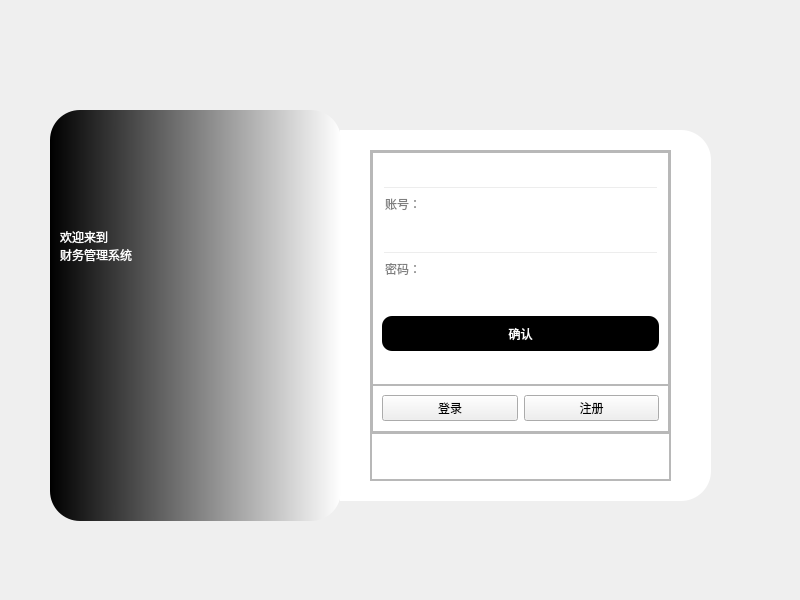
<?xml version="1.0" encoding="UTF-8"?>
<ui version="4.0">
 <class>LoginWindow</class>
 <widget class="QMainWindow" name="LoginWindow">
  <property name="geometry">
   <rect>
    <x>0</x>
    <y>0</y>
    <width>800</width>
    <height>600</height>
   </rect>
  </property>
  <property name="windowTitle">
   <string>MainWindow</string>
  </property>
  <widget class="QWidget" name="centralwidget">
   <widget class="QFrame" name="frame_2">
    <property name="geometry">
     <rect>
      <x>340</x>
      <y>130</y>
      <width>371</width>
      <height>371</height>
     </rect>
    </property>
    <property name="styleSheet">
     <string notr="true">#frame_2{
background-color: rgb(255, 255, 255);
border-top-right-radius:30px;
border-bottom-right-radius:30px;
}</string>
    </property>
    <property name="frameShape">
     <enum>QFrame::StyledPanel</enum>
    </property>
    <property name="frameShadow">
     <enum>QFrame::Raised</enum>
    </property>
    <widget class="QPushButton" name="pushButton">
     <property name="geometry">
      <rect>
       <x>320</x>
       <y>10</y>
       <width>51</width>
       <height>16</height>
      </rect>
     </property>
     <property name="styleSheet">
      <string notr="true">QPushButton{
    border:none;
}
QPushButton:hover{
	padding-bottom:5px;
}</string>
     </property>
     <property name="text">
      <string/>
     </property>
     <property name="icon">
      <iconset resource="res.qrc">
       <normaloff>:/icons/icons/1jpg.jpg</normaloff>:/icons/icons/1jpg.jpg</iconset>
     </property>
     <property name="iconSize">
      <size>
       <width>25</width>
       <height>25</height>
      </size>
     </property>
    </widget>
    <widget class="QFrame" name="frame_3">
     <property name="geometry">
      <rect>
       <x>30</x>
       <y>20</y>
       <width>301</width>
       <height>331</height>
      </rect>
     </property>
     <property name="minimumSize">
      <size>
       <width>301</width>
       <height>331</height>
      </size>
     </property>
     <property name="frameShape">
      <enum>QFrame::StyledPanel</enum>
     </property>
     <property name="frameShadow">
      <enum>QFrame::Raised</enum>
     </property>
     <layout class="QVBoxLayout" name="verticalLayout">
      <property name="spacing">
       <number>0</number>
      </property>
      <property name="leftMargin">
       <number>0</number>
      </property>
      <property name="topMargin">
       <number>0</number>
      </property>
      <property name="rightMargin">
       <number>0</number>
      </property>
      <property name="bottomMargin">
       <number>0</number>
      </property>
      <item>
       <widget class="QFrame" name="frame_4">
        <property name="sizePolicy">
         <sizepolicy hsizetype="Preferred" vsizetype="Expanding">
          <horstretch>0</horstretch>
          <verstretch>6</verstretch>
         </sizepolicy>
        </property>
        <property name="frameShape">
         <enum>QFrame::StyledPanel</enum>
        </property>
        <property name="frameShadow">
         <enum>QFrame::Raised</enum>
        </property>
        <layout class="QVBoxLayout" name="verticalLayout_2">
         <property name="spacing">
          <number>0</number>
         </property>
         <property name="leftMargin">
          <number>0</number>
         </property>
         <property name="topMargin">
          <number>0</number>
         </property>
         <property name="rightMargin">
          <number>0</number>
         </property>
         <property name="bottomMargin">
          <number>0</number>
         </property>
         <item>
          <widget class="QFrame" name="frame_6">
           <property name="sizePolicy">
            <sizepolicy hsizetype="Preferred" vsizetype="Expanding">
             <horstretch>0</horstretch>
             <verstretch>5</verstretch>
            </sizepolicy>
           </property>
           <property name="frameShape">
            <enum>QFrame::StyledPanel</enum>
           </property>
           <property name="frameShadow">
            <enum>QFrame::Raised</enum>
           </property>
           <layout class="QVBoxLayout" name="verticalLayout_3">
            <property name="spacing">
             <number>0</number>
            </property>
            <property name="leftMargin">
             <number>0</number>
            </property>
            <property name="topMargin">
             <number>0</number>
            </property>
            <property name="rightMargin">
             <number>0</number>
            </property>
            <property name="bottomMargin">
             <number>0</number>
            </property>
            <item>
             <widget class="QStackedWidget" name="stackedWidget_2">
              <property name="styleSheet">
               <string notr="true">QLineEdit{
	
	background-color: rgba(255, 255, 255,0);
}
QPushButton{
	
	background-color: rgb(0, 0, 0);
    
	color: rgb(255, 255, 255);
	border-radius:10px;
}
QPushButton:pressed{
	padding-top:5px;
	padding-left:5px;
}



</string>
              </property>
              <property name="currentIndex">
               <number>0</number>
              </property>
              <widget class="QWidget" name="page_login">
               <layout class="QVBoxLayout" name="verticalLayout_4">
                <item>
                 <widget class="QLineEdit" name="lineEdit_L_account">
                  <property name="minimumSize">
                   <size>
                    <width>0</width>
                    <height>35</height>
                   </size>
                  </property>
                  <property name="placeholderText">
                   <string>账号：</string>
                  </property>
                 </widget>
                </item>
                <item>
                 <widget class="QLineEdit" name="lineEdit_L_password">
                  <property name="minimumSize">
                   <size>
                    <width>0</width>
                    <height>35</height>
                   </size>
                  </property>
                  <property name="echoMode">
                   <enum>QLineEdit::Password</enum>
                  </property>
                  <property name="placeholderText">
                   <string>密码：</string>
                  </property>
                 </widget>
                </item>
                <item>
                 <widget class="QPushButton" name="pushButton_L_sure">
                  <property name="minimumSize">
                   <size>
                    <width>0</width>
                    <height>35</height>
                   </size>
                  </property>
                  <property name="text">
                   <string>确认</string>
                  </property>
                 </widget>
                </item>
               </layout>
              </widget>
              <widget class="QWidget" name="page_register">
               <layout class="QVBoxLayout" name="verticalLayout_5">
                <item>
                 <widget class="QLineEdit" name="lineEdit_R_account">
                  <property name="minimumSize">
                   <size>
                    <width>0</width>
                    <height>35</height>
                   </size>
                  </property>
                  <property name="text">
                   <string/>
                  </property>
                  <property name="placeholderText">
                   <string>账号：</string>
                  </property>
                 </widget>
                </item>
                <item>
                 <widget class="QLineEdit" name="lineEdit_R_password1">
                  <property name="minimumSize">
                   <size>
                    <width>0</width>
                    <height>35</height>
                   </size>
                  </property>
                  <property name="text">
                   <string/>
                  </property>
                  <property name="echoMode">
                   <enum>QLineEdit::Password</enum>
                  </property>
                  <property name="placeholderText">
                   <string>密码：</string>
                  </property>
                 </widget>
                </item>
                <item>
                 <widget class="QLineEdit" name="lineEdit_R_password2">
                  <property name="minimumSize">
                   <size>
                    <width>0</width>
                    <height>35</height>
                   </size>
                  </property>
                  <property name="echoMode">
                   <enum>QLineEdit::Password</enum>
                  </property>
                  <property name="placeholderText">
                   <string>确认密码：</string>
                  </property>
                 </widget>
                </item>
                <item>
                 <widget class="QPushButton" name="pushButton_R_sure">
                  <property name="minimumSize">
                   <size>
                    <width>0</width>
                    <height>35</height>
                   </size>
                  </property>
                  <property name="text">
                   <string>注册</string>
                  </property>
                 </widget>
                </item>
               </layout>
              </widget>
             </widget>
            </item>
           </layout>
          </widget>
         </item>
         <item>
          <widget class="QFrame" name="frame_7">
           <property name="sizePolicy">
            <sizepolicy hsizetype="Preferred" vsizetype="Expanding">
             <horstretch>0</horstretch>
             <verstretch>1</verstretch>
            </sizepolicy>
           </property>
           <property name="styleSheet">
            <string notr="true">
QPushButton:pressed{
	padding-top:5px;
	padding-left:5px;
}</string>
           </property>
           <property name="frameShape">
            <enum>QFrame::StyledPanel</enum>
           </property>
           <property name="frameShadow">
            <enum>QFrame::Raised</enum>
           </property>
           <layout class="QHBoxLayout" name="horizontalLayout_2">
            <item>
             <widget class="QPushButton" name="pushButton_Login">
              <property name="text">
               <string>登录</string>
              </property>
             </widget>
            </item>
            <item>
             <widget class="QPushButton" name="pushButton_Register">
              <property name="text">
               <string>注册</string>
              </property>
             </widget>
            </item>
           </layout>
          </widget>
         </item>
        </layout>
       </widget>
      </item>
      <item>
       <widget class="QFrame" name="frame_5">
        <property name="sizePolicy">
         <sizepolicy hsizetype="Preferred" vsizetype="Expanding">
          <horstretch>0</horstretch>
          <verstretch>1</verstretch>
         </sizepolicy>
        </property>
        <property name="frameShape">
         <enum>QFrame::StyledPanel</enum>
        </property>
        <property name="frameShadow">
         <enum>QFrame::Raised</enum>
        </property>
        <layout class="QHBoxLayout" name="horizontalLayout">
         <property name="spacing">
          <number>0</number>
         </property>
         <property name="leftMargin">
          <number>0</number>
         </property>
         <property name="topMargin">
          <number>0</number>
         </property>
         <property name="rightMargin">
          <number>0</number>
         </property>
         <property name="bottomMargin">
          <number>0</number>
         </property>
         <item>
          <widget class="QStackedWidget" name="stackedWidget">
           <property name="sizePolicy">
            <sizepolicy hsizetype="Preferred" vsizetype="Preferred">
             <horstretch>0</horstretch>
             <verstretch>0</verstretch>
            </sizepolicy>
           </property>
           <widget class="QWidget" name="page"/>
           <widget class="QWidget" name="page_2">
            <widget class="QLabel" name="label_2">
             <property name="geometry">
              <rect>
               <x>80</x>
               <y>10</y>
               <width>141</width>
               <height>21</height>
              </rect>
             </property>
             <property name="styleSheet">
              <string notr="true">color: rgb(255, 0, 0);</string>
             </property>
             <property name="text">
              <string>账号或密码错误！</string>
             </property>
            </widget>
           </widget>
          </widget>
         </item>
        </layout>
       </widget>
      </item>
     </layout>
    </widget>
   </widget>
   <widget class="QFrame" name="frame">
    <property name="geometry">
     <rect>
      <x>50</x>
      <y>110</y>
      <width>291</width>
      <height>411</height>
     </rect>
    </property>
    <property name="styleSheet">
     <string notr="true">#frame{
	background-color: qlineargradient(spread:pad, x1:0, y1:0, x2:0.493, y2:1, stop:0 rgba(23, 0, 213, 255), stop:1 rgba(255, 255, 255, 255));
background-color: qlineargradient(spread:pad, x1:0, y1:0, x2:1, y2:0, stop:0 rgba(0, 0, 0, 255), stop:1 rgba(255, 255, 255, 255));
border-radius:30px
}</string>
    </property>
    <property name="frameShape">
     <enum>QFrame::StyledPanel</enum>
    </property>
    <property name="frameShadow">
     <enum>QFrame::Raised</enum>
    </property>
    <widget class="QLabel" name="label">
     <property name="geometry">
      <rect>
       <x>10</x>
       <y>70</y>
       <width>191</width>
       <height>131</height>
      </rect>
     </property>
     <property name="styleSheet">
      <string notr="true">color: rgb(167, 116, 255);
font: 75 9pt &quot;Agency FB&quot;;
color: rgb(255, 255, 255);
font: 75 18pt &quot;Adobe Devanagari&quot;;</string>
     </property>
     <property name="text">
      <string>欢迎来到
财务管理系统</string>
     </property>
    </widget>
   </widget>
  </widget>
 </widget>
 <resources>
  <include location="res.qrc"/>
 </resources>
 <connections>
  <connection>
   <sender>pushButton</sender>
   <signal>clicked()</signal>
   <receiver>LoginWindow</receiver>
   <slot>close()</slot>
   <hints>
    <hint type="sourcelabel">
     <x>691</x>
     <y>142</y>
    </hint>
    <hint type="destinationlabel">
     <x>756</x>
     <y>112</y>
    </hint>
   </hints>
  </connection>
 </connections>
</ui>
